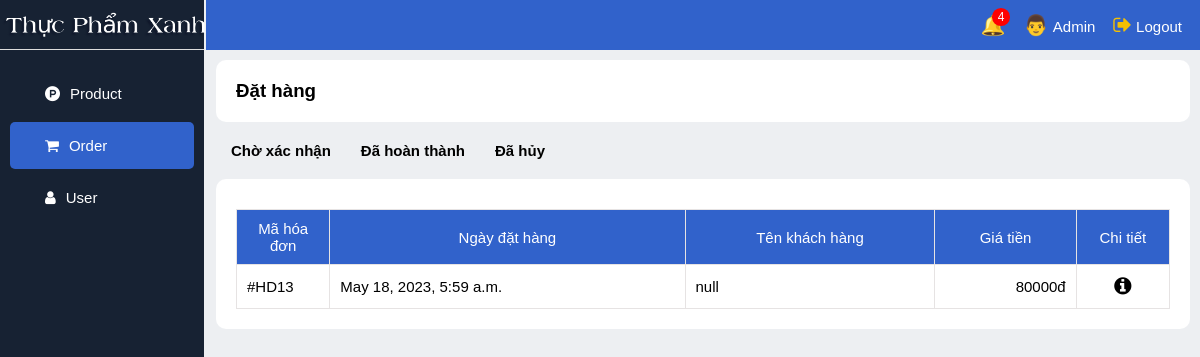
The page /admin_order_cancel/ on the database as committed earlier.
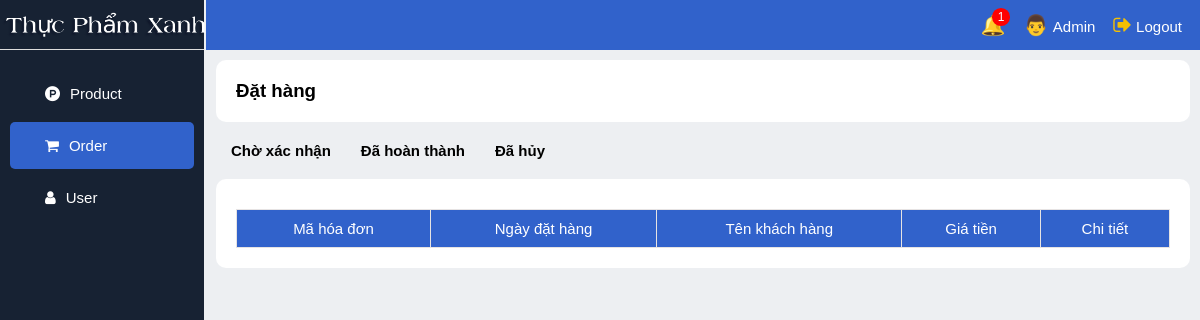
The same page on the database as committed later.
### app_web/models.py (models this page shows)
class Order(models.Model):
    ORDER_STATUS_CHOICES = (
        ('pending', 'Chờ xử lý'),
        ('confirm', 'Đã xác nhận'),
        ('cancel', 'Đã hủy')
    )
    customer = models.ForeignKey(Customer, on_delete=models.CASCADE)
    name = models.CharField(max_length=255, default='null')
    phone = models.CharField(max_length=255, default='null')
    address = models.CharField(max_length=255, default='null')
    date = models.DateTimeField(auto_now_add=True)
    total = models.DecimalField(max_digits=10, decimal_places=0)
    status = models.CharField(max_length=20, choices=ORDER_STATUS_CHOICES)

### app_web/views.py (the view)
# urls.py: path('admin_order_cancel/', views.admin_order_cancel, name='admin_order_cancel'),
def admin_order_cancel(request):
    orders = Order.objects.filter(status='cancel').order_by('-date')
    count = Order.objects.filter(status='pending').count()
    context = {
        'orders': orders,
        'count': count
    }
    return render(request, 'admin_order_cancel.html', context)

### app_web/templates/admin_order_cancel.html (shortened to what this page needs)
{% extends 'admin_base.html' %}
{% load static %}
{% block link_css %}
    <link rel="stylesheet" href="{% static 'css/admin_order_cancel.css' %}">
{% endblock %}
{% block content %}
<div class="title"><h3>Đặt hàng</h3></div>
<div class="container-option">
    <a href="/admin_order/">Chờ xác nhận</a>
    <a href="/admin_order_done/">Đã hoàn thành</a>
    <a href="/admin_order_cancel/">Đã hủy</a>
</div>
<div class="content">
    <div class="table">
        <table>
            <thead>
                <tr>
                    <th>Mã hóa đơn</th>
                    <th>Ngày đặt hàng</th>
                    <th>Tên khách hàng</th>
                    <th>Giá tiền</th>
                    <th>Chi tiết</th>
                </tr>
            </thead>
            <tbody>
                {% for order in orders %}
                    <tr id="tr_{{order.id}}">
                        <td>#HD{{ order.id }}</td>
                        <td>{{ order.date }}</td>
                        <td>{{ order.name }}</td>
                        <td>{{ order.total }}đ</td>
                        <td><a onclick="showDetail({{order.id}}, '{{order.name}}', '{{order.address}}', '{{order.phone}}', '{{order.date}}', {{order.total}})"><i class="fa fa-info-circle"></i></a></td>
                    </tr>
                {% endfor %}
            </tbody>
        </table>
    </div>
</div>
{% endblock %}

Rows that differ between the two databases and show on the page:
removed Order: id "13", date "May 18, 2023, 5:59 a.m.", name "null", total "80000"
Other text that changed with them:
{{ count }}: "4" → "1"
